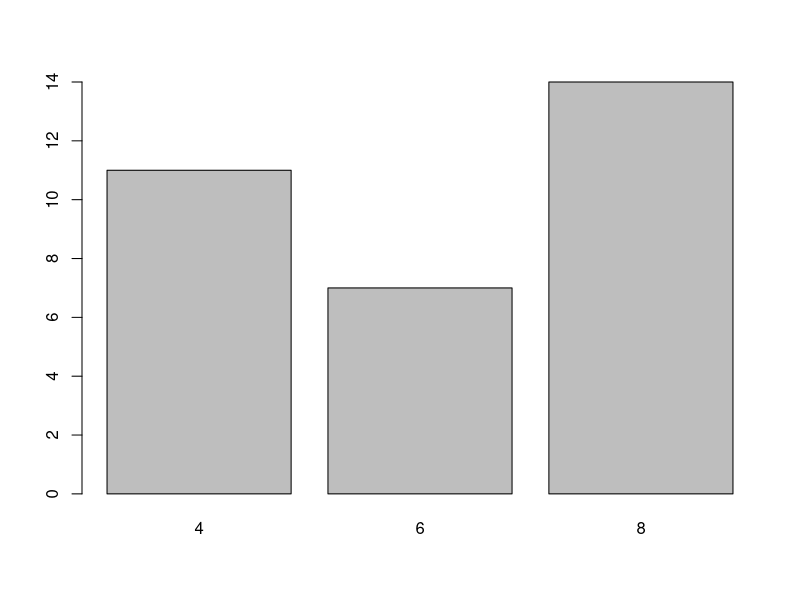
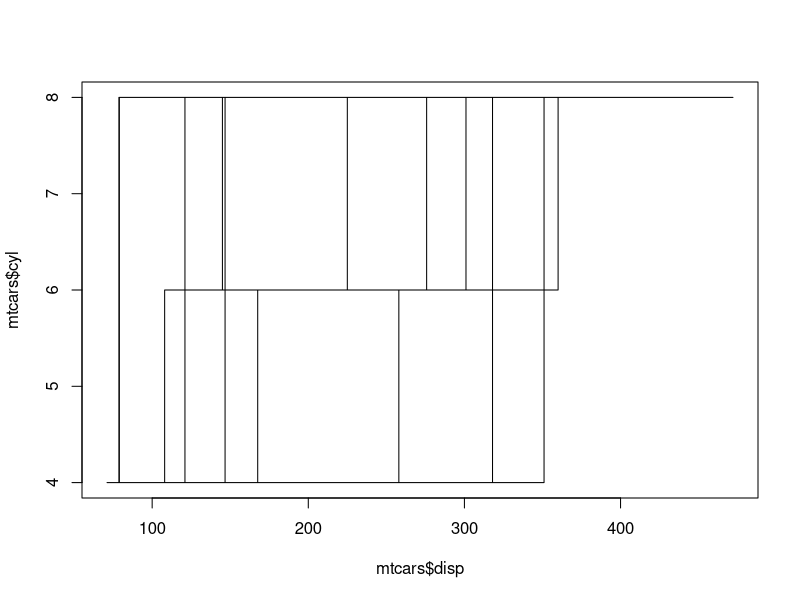
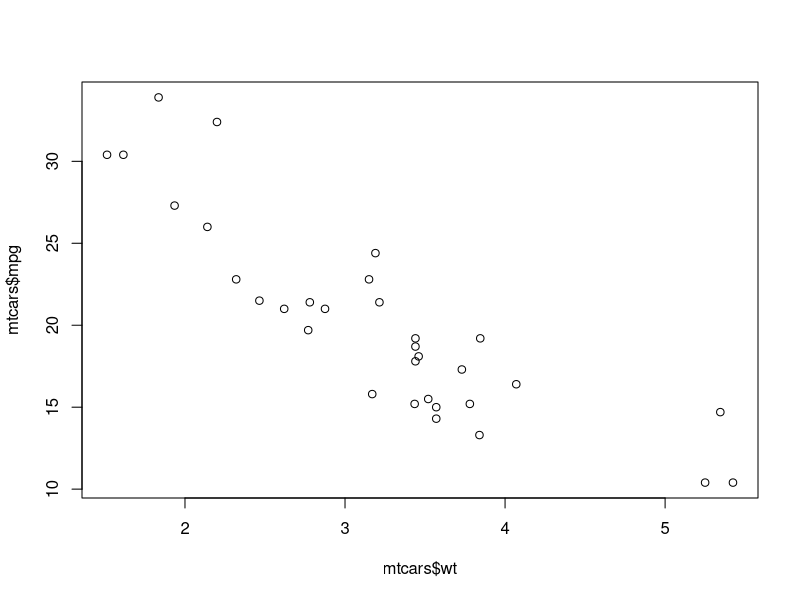
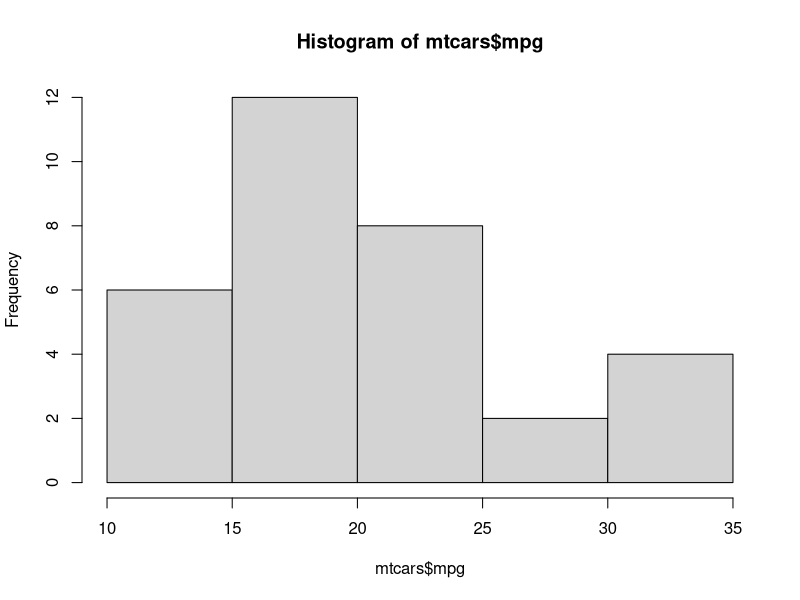
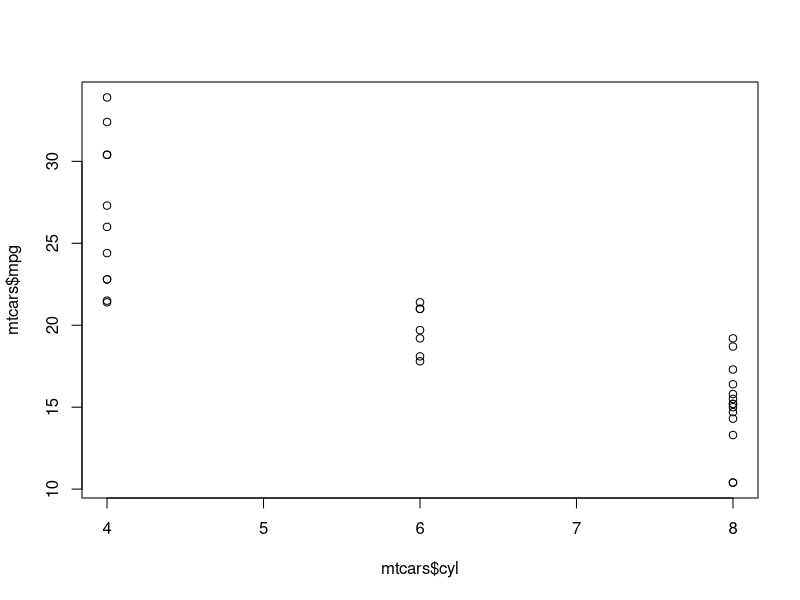
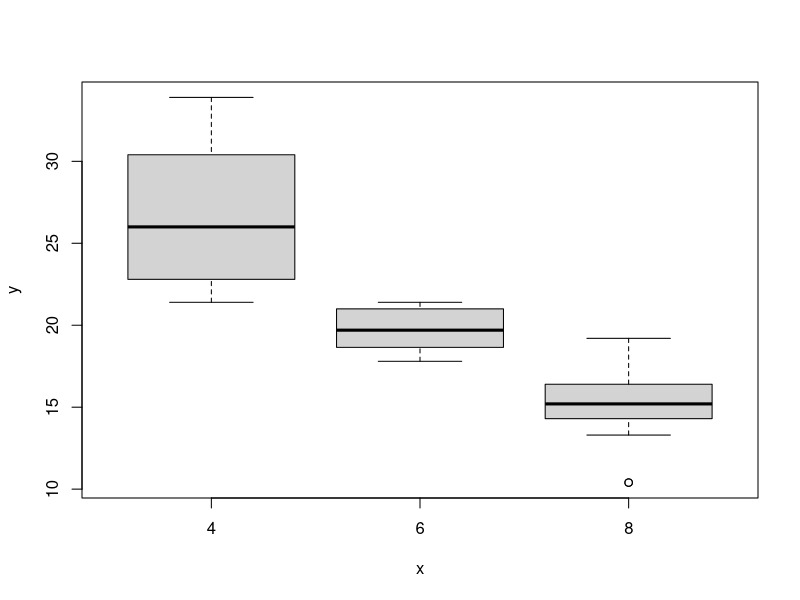
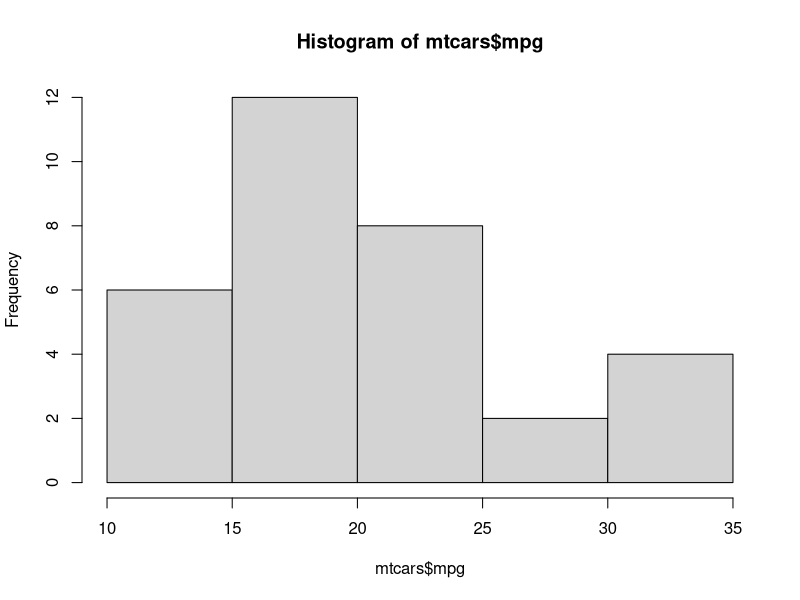
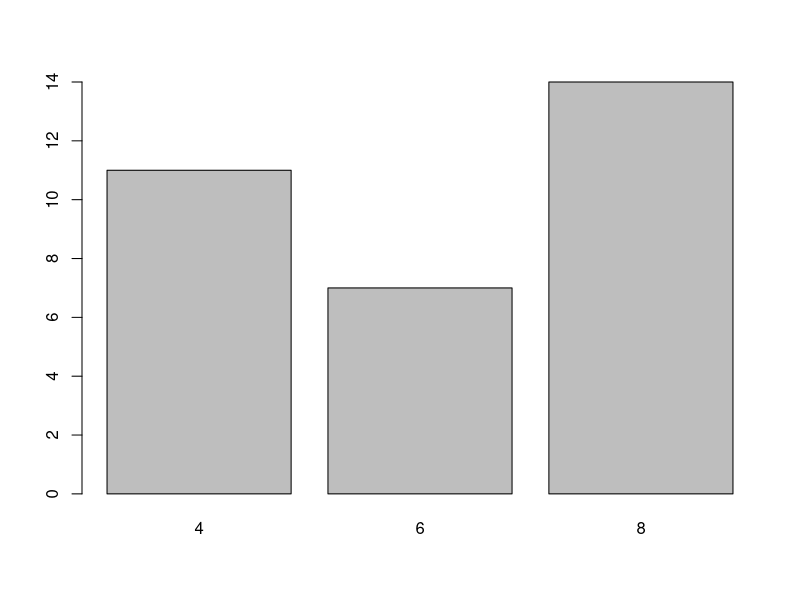

Generate these figures, in order, with R:
barplot(table(mtcars$cyl))
plot(x = mtcars$disp, y = mtcars$cyl, type = "s")
plot(x = mtcars$wt, y = mtcars$mpg)
hist(mtcars$mpg)
plot(mtcars$cyl, mtcars$mpg)
plot(as.factor(mtcars$cyl), mtcars$mpg)
hist(mtcars$mpg)
barplot(table(mtcars$cyl))
barplot(table(mtcars$cyl),col='blue',main='cylinders')
barplot(table(mtcars$gear),col='blue',main='gears')
